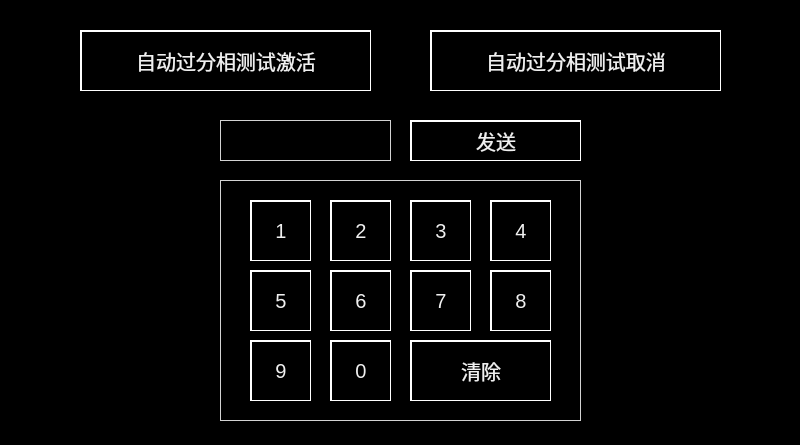
<?xml version="1.0" encoding="UTF-8"?>
<ui version="4.0">
 <class>Main_Separation</class>
 <widget class="QWidget" name="Main_Separation">
  <property name="geometry">
   <rect>
    <x>0</x>
    <y>0</y>
    <width>800</width>
    <height>445</height>
   </rect>
  </property>
  <property name="windowTitle">
   <string>Form</string>
  </property>
  <property name="styleSheet">
   <string notr="true">QWidget
{
	background-color: black;
}
QLabel
{
	border:1px solid lightgray;
    color:white;
font:16px
}

QPushButton
{
	font:20px;
    color: rgb(240,240,240);
	background-color: rgb(0, 0, 0);
	border-top: 2px solid white;	
	border-left: 2px solid white;
   border-right: 1px solid white;
   border-bottom: 1px solid white;
}</string>
  </property>
  <widget class="QLabel" name="label">
   <property name="geometry">
    <rect>
     <x>220</x>
     <y>180</y>
     <width>361</width>
     <height>241</height>
    </rect>
   </property>
   <property name="text">
    <string/>
   </property>
  </widget>
  <widget class="QPushButton" name="PB_N_1">
   <property name="geometry">
    <rect>
     <x>250</x>
     <y>200</y>
     <width>61</width>
     <height>61</height>
    </rect>
   </property>
   <property name="whatsThis">
    <string>1</string>
   </property>
   <property name="text">
    <string>1</string>
   </property>
  </widget>
  <widget class="QPushButton" name="PB_N_2">
   <property name="geometry">
    <rect>
     <x>330</x>
     <y>200</y>
     <width>61</width>
     <height>61</height>
    </rect>
   </property>
   <property name="whatsThis">
    <string>2</string>
   </property>
   <property name="text">
    <string>2</string>
   </property>
  </widget>
  <widget class="QPushButton" name="PB_N_3">
   <property name="geometry">
    <rect>
     <x>410</x>
     <y>200</y>
     <width>61</width>
     <height>61</height>
    </rect>
   </property>
   <property name="whatsThis">
    <string>3</string>
   </property>
   <property name="text">
    <string>3</string>
   </property>
  </widget>
  <widget class="QPushButton" name="PB_N_4">
   <property name="geometry">
    <rect>
     <x>490</x>
     <y>200</y>
     <width>61</width>
     <height>61</height>
    </rect>
   </property>
   <property name="whatsThis">
    <string>4</string>
   </property>
   <property name="text">
    <string>4</string>
   </property>
  </widget>
  <widget class="QPushButton" name="PB_N_7">
   <property name="geometry">
    <rect>
     <x>410</x>
     <y>270</y>
     <width>61</width>
     <height>61</height>
    </rect>
   </property>
   <property name="whatsThis">
    <string>7</string>
   </property>
   <property name="text">
    <string>7</string>
   </property>
  </widget>
  <widget class="QPushButton" name="PB_N_6">
   <property name="geometry">
    <rect>
     <x>330</x>
     <y>270</y>
     <width>61</width>
     <height>61</height>
    </rect>
   </property>
   <property name="whatsThis">
    <string>6</string>
   </property>
   <property name="text">
    <string>6</string>
   </property>
  </widget>
  <widget class="QPushButton" name="PB_N_8">
   <property name="geometry">
    <rect>
     <x>490</x>
     <y>270</y>
     <width>61</width>
     <height>61</height>
    </rect>
   </property>
   <property name="whatsThis">
    <string>8</string>
   </property>
   <property name="text">
    <string>8</string>
   </property>
  </widget>
  <widget class="QPushButton" name="PB_N_5">
   <property name="geometry">
    <rect>
     <x>250</x>
     <y>270</y>
     <width>61</width>
     <height>61</height>
    </rect>
   </property>
   <property name="whatsThis">
    <string>5</string>
   </property>
   <property name="text">
    <string>5</string>
   </property>
  </widget>
  <widget class="QPushButton" name="PB_N_C">
   <property name="geometry">
    <rect>
     <x>410</x>
     <y>340</y>
     <width>141</width>
     <height>61</height>
    </rect>
   </property>
   <property name="whatsThis">
    <string>10</string>
   </property>
   <property name="text">
    <string>清除</string>
   </property>
  </widget>
  <widget class="QPushButton" name="PB_N_0">
   <property name="geometry">
    <rect>
     <x>330</x>
     <y>340</y>
     <width>61</width>
     <height>61</height>
    </rect>
   </property>
   <property name="whatsThis">
    <string>0</string>
   </property>
   <property name="text">
    <string>0</string>
   </property>
  </widget>
  <widget class="QPushButton" name="PB_N_9">
   <property name="geometry">
    <rect>
     <x>250</x>
     <y>340</y>
     <width>61</width>
     <height>61</height>
    </rect>
   </property>
   <property name="whatsThis">
    <string>9</string>
   </property>
   <property name="text">
    <string>9</string>
   </property>
  </widget>
  <widget class="QPushButton" name="PB_T_1">
   <property name="geometry">
    <rect>
     <x>80</x>
     <y>30</y>
     <width>291</width>
     <height>61</height>
    </rect>
   </property>
   <property name="whatsThis">
    <string>11</string>
   </property>
   <property name="text">
    <string>自动过分相测试激活</string>
   </property>
  </widget>
  <widget class="QPushButton" name="PB_T_2">
   <property name="geometry">
    <rect>
     <x>430</x>
     <y>30</y>
     <width>291</width>
     <height>61</height>
    </rect>
   </property>
   <property name="whatsThis">
    <string>12</string>
   </property>
   <property name="text">
    <string>自动过分相测试取消</string>
   </property>
  </widget>
  <widget class="QLabel" name="lbl_number">
   <property name="geometry">
    <rect>
     <x>220</x>
     <y>120</y>
     <width>171</width>
     <height>41</height>
    </rect>
   </property>
   <property name="text">
    <string/>
   </property>
  </widget>
  <widget class="QPushButton" name="PB_Send">
   <property name="geometry">
    <rect>
     <x>410</x>
     <y>120</y>
     <width>171</width>
     <height>41</height>
    </rect>
   </property>
   <property name="whatsThis">
    <string>13</string>
   </property>
   <property name="text">
    <string>发送</string>
   </property>
  </widget>
 </widget>
 <resources/>
 <connections/>
</ui>
